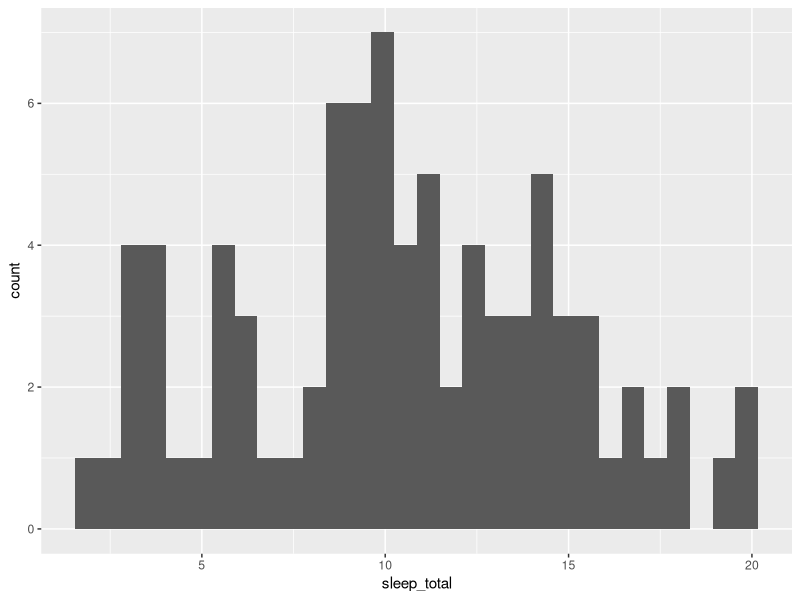
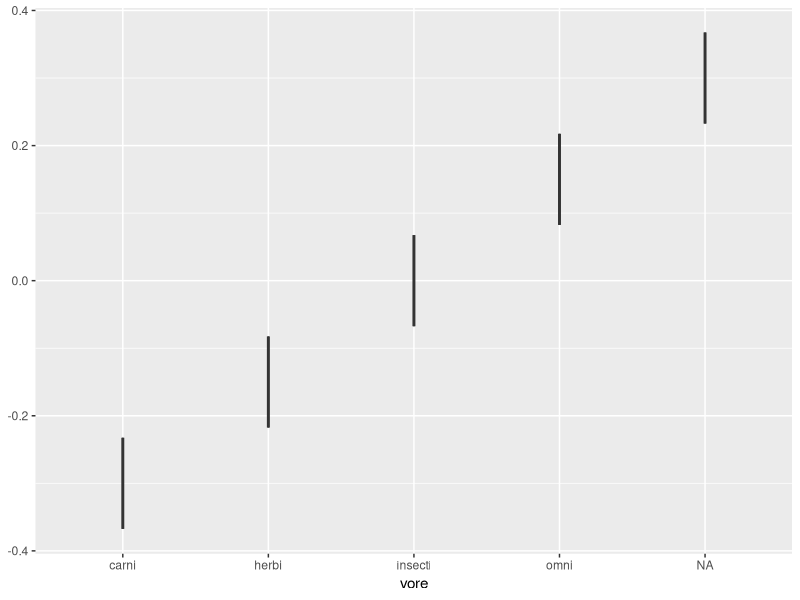
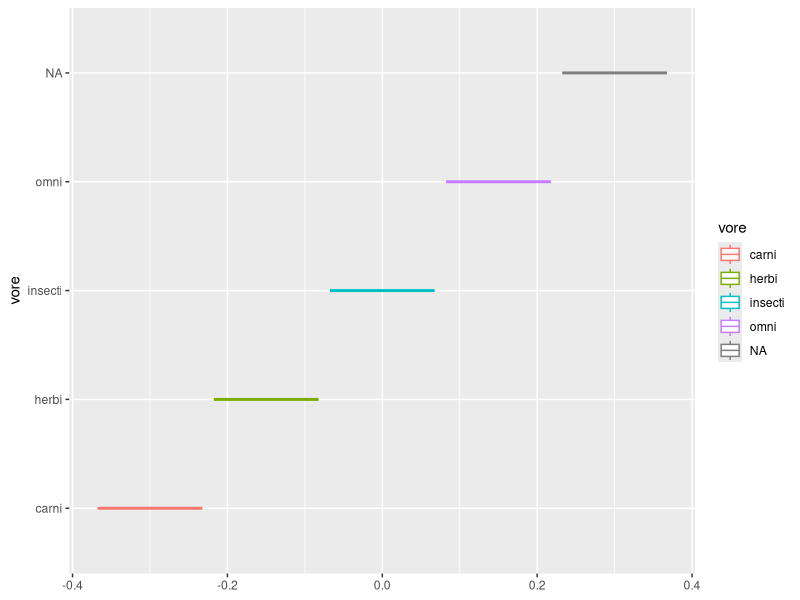
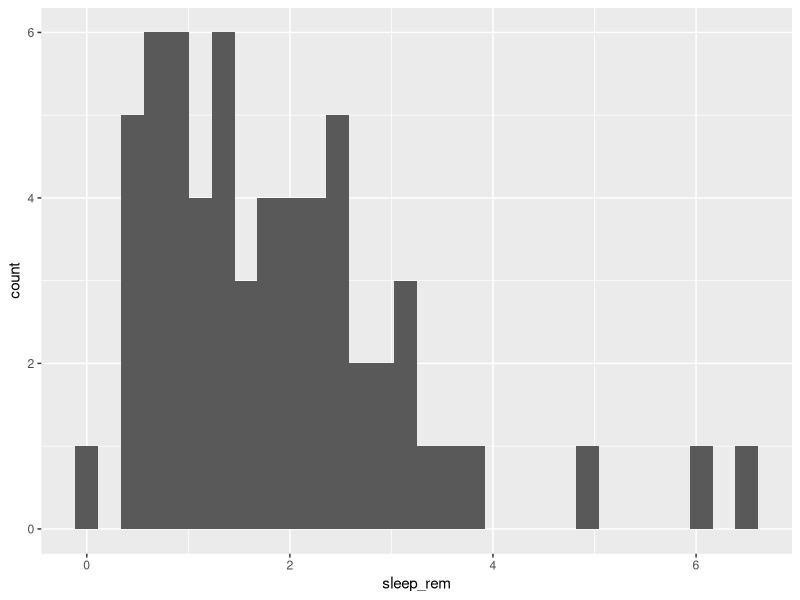
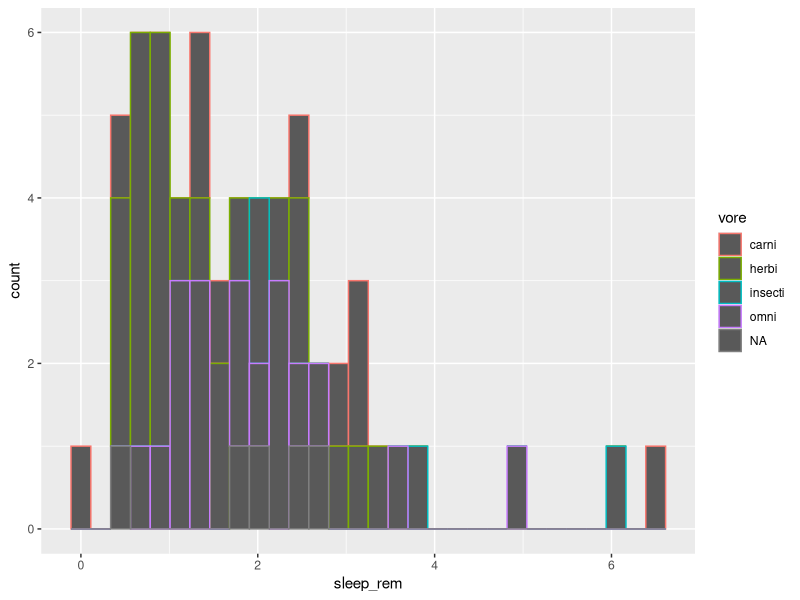
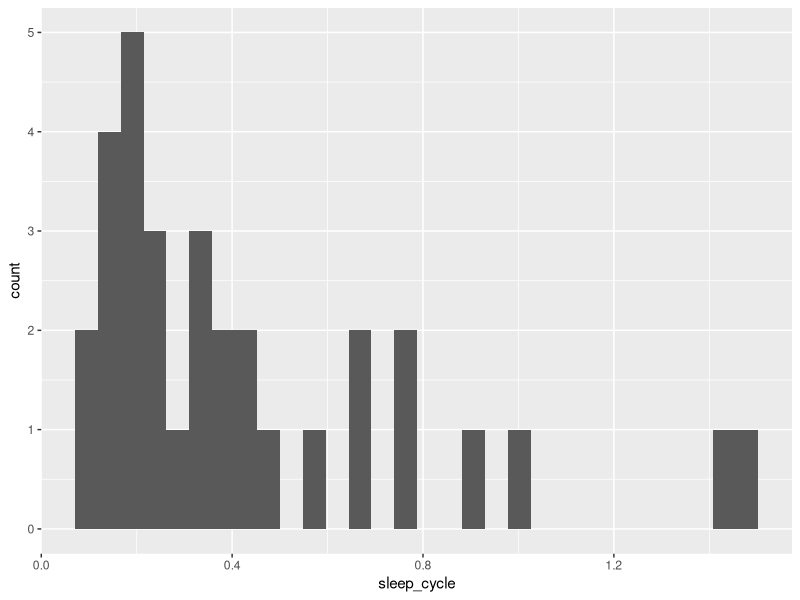
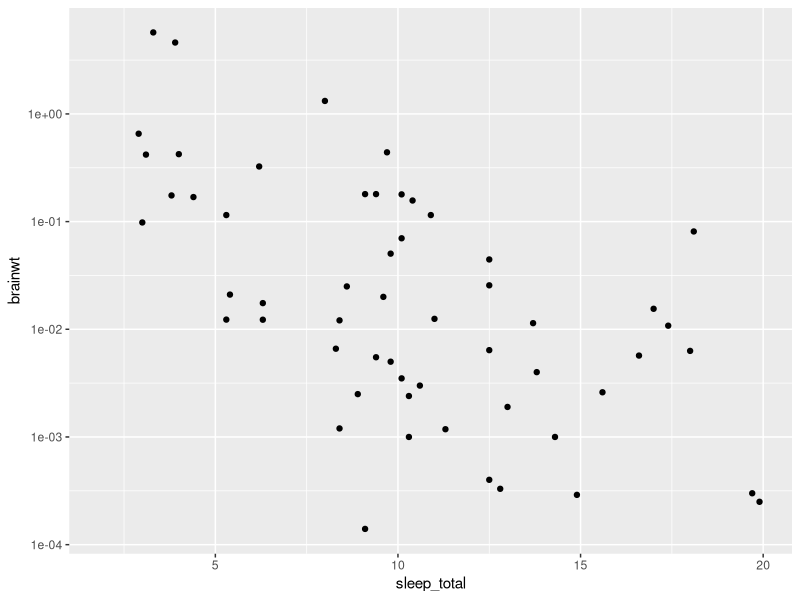

Here is the R script that generated these plots, in order:
## ---- chunk 1
library(ggplot2)
## ---- chunk 2
data(msleep)
head(msleep)


## ---- chunk 3
ggplot(msleep, aes(x = sleep_total)) + geom_histogram()
## ---- chunk 4
table(msleep$vore)
 ggplot(msleep, aes(x = vore)) + geom_boxplot()
                                
## ---- chunk 5
  ggplot(msleep, aes(y = vore, color = vore)) + geom_boxplot() 
    
## ---- chunk 6
ggplot(msleep, aes(x = sleep_rem)) + geom_histogram()

## ---- chunk 7
ggplot(msleep, aes(x = sleep_rem, color = vore)) + geom_histogram()

## ---- chunk 8
ggplot(msleep, aes(x = sleep_cycle)) + geom_histogram()

## ---- chunk 9
ggplot(msleep, aes(x = sleep_total, y = brainwt)) + geom_point() + scale_y_log10() 

